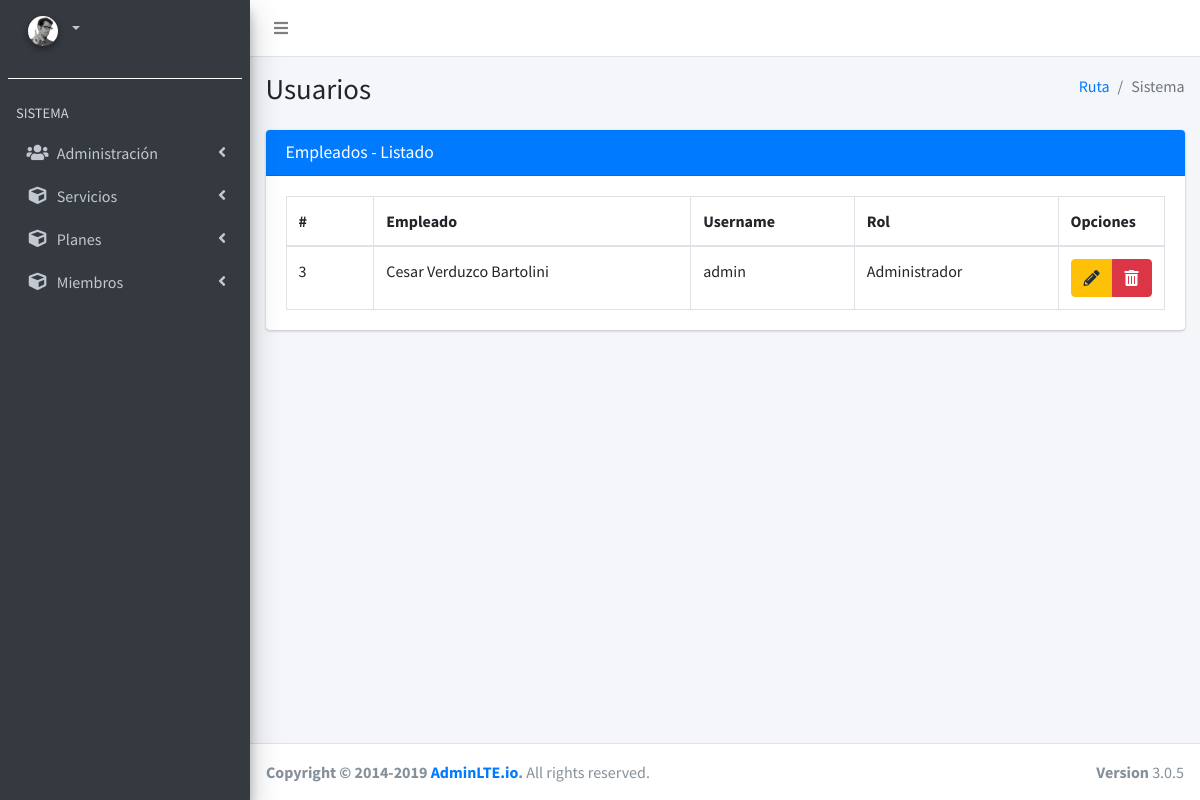
Screenshot of /index.php/users with the database file from the repository.
### tables this page shows
CREATE TABLE `tbl_users` (
  `id` int(11) NOT NULL,
  `username` varchar(45) NOT NULL,
  `password` varchar(45) NOT NULL,
  `id_rol` int(11) NOT NULL,
  `id_persona` int(11) NOT NULL
);

CREATE TABLE `tbl_personas` (
  `id` int(11) NOT NULL,
  `nombre` varchar(45) NOT NULL,
  `apellido_paterno` varchar(45) NOT NULL,
  `apellido_materno` varchar(45) DEFAULT NULL,
  `direccion` varchar(45) DEFAULT NULL,
  `telefono` varchar(45) DEFAULT NULL,
  `correo` varchar(45) NOT NULL,
  `photo` varchar(45) DEFAULT NULL,
  `tipo_persona` tinyint(4) DEFAULT NULL
);

CREATE TABLE `roles` (
  `id_rol` int(11) NOT NULL,
  `nombre_rol` varchar(45) NOT NULL,
  `servicios` tinyint(4) DEFAULT NULL,
  `planes` tinyint(4) DEFAULT NULL,
  `miembros` tinyint(4) DEFAULT NULL,
  `administracion` tinyint(4) DEFAULT NULL
);

### application/controllers/Users.php (called while the page is built, shortened)
<?php
class Users extends CI_Controller
{
	public function __construct()
	{
		$this->load->model('Roles_model');
		$this->load->model('User_model');
		$this->load->model('Person_model');
		$this->load->library(array('form_validation'));
	}
	public function index()
	{
		$data = array(
			'users' => $this->User_model->get_users()
		);
		$data['title'] = "Usuarios";
		$this->load->view('template/header', $data);
		$this->load->view("users/users_all", $data);
		$this->load->view('template/footer');
	}
}

### index.php (called while the page is built, shortened)
<?php
require_once BASEPATH.'core/CodeIgniter.php';

### application/models/User_model.php (called while the page is built, shortened)
<?php
class User_model extends CI_Model
{
	public function get_users()
	{
		$query = $this->db->select('tbl_users.id, username, roles.nombre_rol, tbl_personas.nombre,tbl_personas.apellido_paterno,tbl_personas.apellido_materno')->from('tbl_users')
			->join('tbl_personas', 'tbl_personas.id = tbl_users.id_persona')
			->join('roles', 'roles.id_rol = tbl_users.id_rol')
			->get();
		return $query->result();
	}
}

### application/views/users/users_all.php (the view)
<section class="content">
    <div class="container-fluid ">
        <div class="row">
            <div class="col-md-12">
                <div class="card card-primary">
                    <div class="card-header">
                        <h3 class="card-title">Empleados - Listado</h3>
                    </div>
                    <div class="card-body">
                        <table id="example1" class="table table-bordered table-hover">
                            <thead>
                                <tr>
                                    <th style="width: 10%;">#</th>
                                    <th>Empleado</th>
                                    <th>Username</th>
                                    <th>Rol</th>
                                    <th style="width: 10%;">Opciones</th>
                                </tr>
                            </thead>
                            <tbody>
                                <?php if (!empty($users)) : ?>
                                    <?php foreach ($users as $user) : ?>
                                            <tr>
                                                <td><?php echo $user->id; ?></td>
                                                <td><?php echo $user->nombre." ".$user->apellido_paterno." ".$user->apellido_materno; ?></td>
                                                <td><?php echo $user->username?></td>
                                                <td><?php echo $user->nombre_rol; ?></td>
                                                <td>
                                                    <div class="btn-group" style="text-align: center;">
                                                        <a href="<?php echo base_url('edit_user/' . $user->id) ?>" class="btn btn-warning btn_edit"><span class="fas fa-pencil-alt"></a>
                                                        <button type="button" class="btn btn-danger btn-remove btn_delete" value="<?php echo $user->id; ?>" id="<?php echo $user->username?>"><span class="fas fa-trash-alt"></span></button>
                                                    </div>
                                                </td>
                                            </tr>
                                    <?php endforeach; ?>
                                <?php endif; ?>
                            </tbody>
                        </table>
                    </div>
                </div>
            </div>
        </div>
</section>

### rows the page displays
tbl_users: id "3", id_persona.nombre "Cesar", id_persona.apellido_paterno "Verduzco", id_persona.apellido_materno "Bartolini", username "admin", id_rol.nombre_rol "Administrador"

### other values shown
$title "Usuarios"
